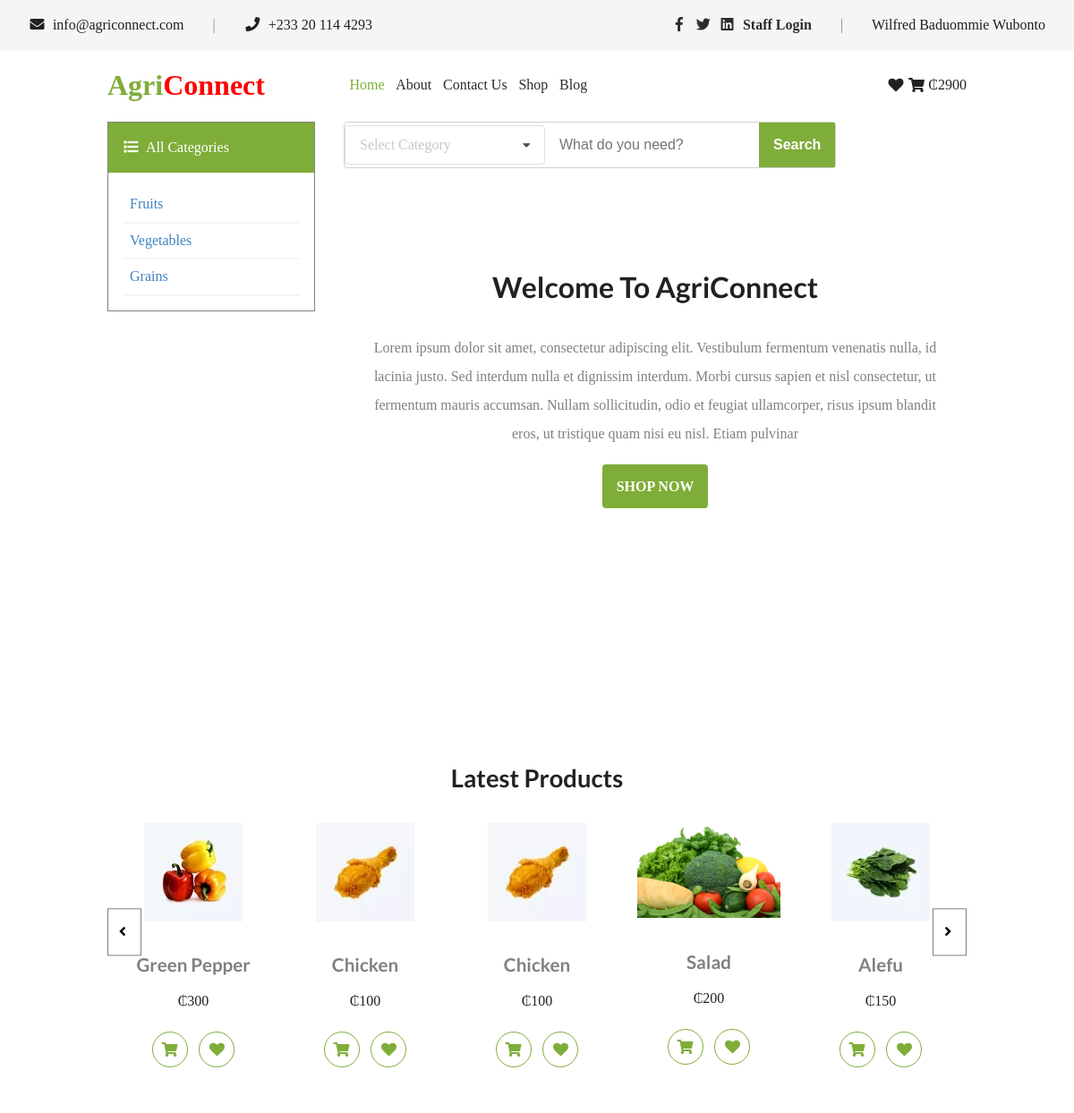
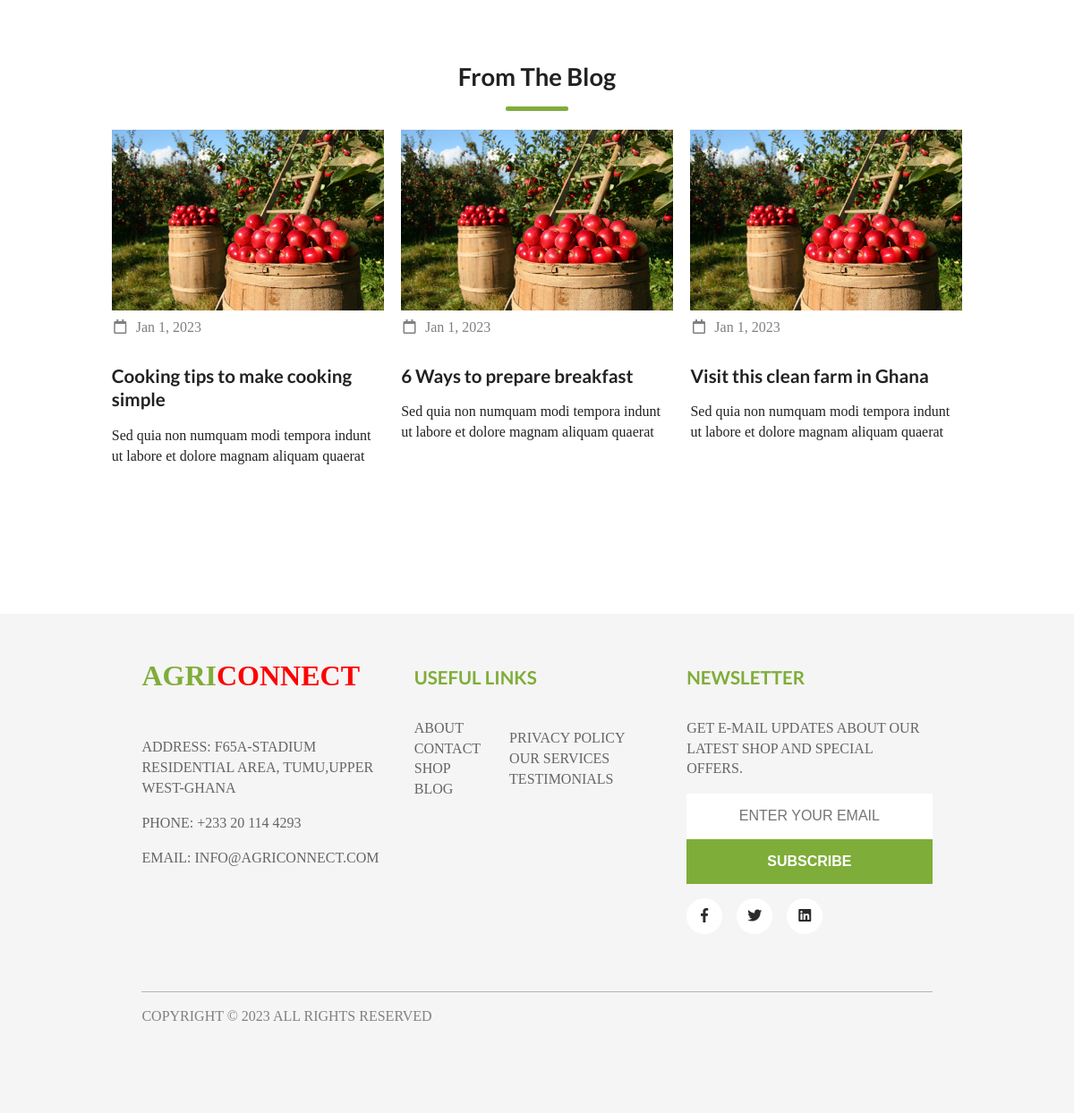
Page /index.php (signed in) on the committed database (2 pictures, top to bottom).
### tables this page shows
CREATE TABLE `users` (
  `id` int(11) NOT NULL,
  `full_name` text NOT NULL,
  `email_address` text NOT NULL,
  `pass_word` text NOT NULL,
  `city` text NOT NULL,
  `region` text NOT NULL,
  `phone_number` text NOT NULL,
  `dob` date NOT NULL,
  `sex` text NOT NULL,
  `photo` text NOT NULL,
  `country` text NOT NULL
);

CREATE TABLE `products` (
  `id` int(11) NOT NULL,
  `product_name` text NOT NULL,
  `product_description` text NOT NULL,
  `product_category` text NOT NULL,
  `unit_price` text NOT NULL,
  `product_image` text NOT NULL
);

### index.php (the view, shortened to what this page needs)
<?php
	include('includes/conn.php');
	if(isset($_SESSION['user_id'])){
		$user_id = $_SESSION['user_id'];
		$user_sql = "SELECT * FROM `users` WHERE `phone_number` = '$user_id' OR `email_address` = '$user_id'";
		$user_query = mysqli_query($conn, $user_sql);
		$user_data = mysqli_fetch_assoc($user_query);
	}
?>
<!DOCTYPE html>
<html lang="en">
<head>
    <link rel="stylesheet" href="https://cdnjs.cloudflare.com/ajax/libs/semantic-ui/2.4.1/semantic.min.css">
	<link rel="stylesheet" href="css/main.css">
	<link rel="stylesheet" href="css/homepage.css">
</head>
<body>
		<div class="wrapper">
			<div class="callout">
				<div class="contact-info">
					<span> <i class="envelope icon"></i> info@agriconnect.com </span>
					<span style="color: gray;"> | </span>
					<span> <i class="phone icon" class="dash-line"></i> +233 20 114 4293</span>
				</div>
				<div class="extras">
					<span>
						<a href="#"> <i class="facebook f icon"></i> </a>
						<a href="#"> <i class="twitter icon"></i> </a>
						<a href="#"> <i class="linkedin icon"></i> </a>
						<a href="admin/index.php" target="_blank">Staff Login </a>
					</span>
					<span style="color: gray;" class="dash-line"> | </span>
					<?php
						if(isset($_SESSION['user_id'])){
							echo "<span> ".$user_data['full_name']." </span>";
						}else{
							echo "<span>
								<a href='login.php' target='_blank'><i class='user icon'></i>
								User Login</a>
							</span>";
						}
					?>
				</div>
			</div>
			<main>
				<aside class="sidebar">
					<div class="brand"> <span style="color: var(--primary);">Agri</span><span style="color: red;">Connect</span> </div>
					<div class="menu">
						<header> <i class="list icon"></i> All Categories </header>
						<ul>
							<li><a href="under-construction.html"> Fruits </a></li>
							<li><a href="under-construction.html"> Vegetables </a></li>
							<li><a href="under-construction.html"> Grains </a></li>
						</ul>
					</div>
				</aside>
				<section>
					<nav class="navbar">
						<div class="navbar-links">
							<ul>
								<li> <a href="#" class="active"> Home </a></li>
								<li> <a href="about-us.php"> About </a></li>
								<li> <a href="under-construction.html"> Contact Us </a></li>
								<li> <a href="under-construction.html"> Shop </a></li>
								<li> <a href="under-construction.html"> Blog </a></li>
							</ul>
						</div>
						<?php
						if(isset($_SESSION['user_id'])){
							$cart_sql = "SELECT * FROM `cart` WHERE `user_id` = '$user_id'";
							$cart_query = mysqli_query($conn, $cart_sql);
							$cart_total = 0;
							while($cart_data = mysqli_fetch_assoc($cart_query)){
								$cart_total += $cart_data['amount'];
							}
							echo "<div class='cart-and-favourites' style='cursor: pointer;'>
							<span class='favourites'>
								<i class='heart icon'></i>
							</span>
							<span class='cart'>
								<i class='shopping cart icon'></i>
							</span>
							<span class='cart-amount'>
								&#8373;".$cart_total."
							</span>
						</div>";
						}
						?>
					</nav>
					<div class="search-container">
						<form class="search-form">
							<div class="ui form">
								<div class="field">
									<div class="ui selection dropdown">
										<i class="dropdown icon"></i>
										<div class="default text">Select Category</div>
									</div>
								</div>
							</div>
							<input type="search" placeholder="What do you need?" class="search-field"/>
							<input type="submit" value="Search" class="search-btn"/>
						</form>
					</div>
					<div class="banner"style="text-align: center; padding: 2rem;">
						<h1 align="center"> Welcome To AgriConnect </h1>
						<p style="color: gray; line-height: 2.0; margin: 2rem 0;"> Lorem ipsum dolor sit amet, consectetur adipiscing elit. Vestibulum fermentum venenatis nulla, id lacinia justo. Sed interdum nulla et dignissim interdum. Morbi cursus sapien et nisl consectetur, ut fermentum mauris accumsan. Nullam sollicitudin, odio et feugiat ullamcorper, risus ipsum blandit eros, ut tristique quam nisi eu nisl. Etiam pulvinar</p>
						<a href="#" class="btn"> SHOP NOW </a>
					</div>
				</section>
			</main>
					<div class="slideshow">
						<h2 align="center">Latest Products</h2>
					  <ul class="slides">
					  <?php
						$products_sql = "SELECT * FROM `products`";
						$products_query = mysqli_query($conn, $products_sql);
						if(mysqli_num_rows($products_query) >= 1){
							while($product = mysqli_fetch_assoc($products_query)){
								echo "
									<li class='slide-item'>
										<a href='product-details.php?product_id=".$product['id']."' target='_blank'><img src='uploads/products/".$product['product_image']."'/></a>
										<h3 style='color: gray;'> ".$product['product_name']." </h3>
										<span>&#8373;".$product['unit_price']."</span>
										<div class='item-buttons'>
											<button class='add-to-cart' value='".$product['id']."'> <i class='shopping cart icon'></i> </button>
											<button class='add-to-favourites' value='".$product['id']."'> <i class='heart icon'></i></button>
										</div>
									</li>
								";
							}
						}else{
							echo "No product has been uploaded yet.";
						}
					?>
					  </ul>
					  <div class="navigation">
						<button class="prev"><i class="angle left icon"></i></button>
						<button class="next"><i class="angle right icon"></i></button>
					  </div>
					</div>
					<div class="from-the-blog">
						<h2 align="center">From The Blog</h2>
						<div class="line"></div>
						<div class="blog-posts">
							<div class="post-card">
								<a href="#"><img src="img/img4.jpg" /></a>
								<p style="color:gray;"><i class="calendar outline icon"></i> Jan 1, 2023</p>
								<h3> Cooking tips to make cooking simple </h3>
								<p>Sed quia non numquam modi tempora indunt ut labore et dolore magnam aliquam quaerat </p>
							</div>
							<div class="post-card">
								<a href="#"><img src="img/img4.jpg" /></a>
								<p style="color:gray;"><i class="calendar outline icon"></i> Jan 1, 2023</p>
								<h3> 6 Ways to prepare breakfast </h3>
								<p>Sed quia non numquam modi tempora indunt ut labore et dolore magnam aliquam quaerat </p>
							</div>
							<div class="post-card">
								<a href="#"><img src="img/img4.jpg" /></a>
								<p style="color:gray;"><i class="calendar outline icon"></i> Jan 1, 2023</p>
								<h3> Visit this clean farm in Ghana </h3>
								<p>Sed quia non numquam modi tempora indunt ut labore et dolore magnam aliquam quaerat </p>
							</div>
						</div>
					</div>
					<footer>
						<div class="footer-links">
							<div class="address">
								<div class="brand"> <span style="color: var(--primary);">Agri</span><span style="color: red;">Connect</span> </div>
								<p>
									Address: F65A-Stadium Residential Area, Tumu,Upper West-Ghana
								</p>
								<p> Phone: +233 20 114 4293</p>
								<p> Email: info@agriconnect.com </p>
							</div>
							<div class="useful-links">
								<header><h3> Useful Links </h3></header>
								<div style="display: flex;align-items: center;">
									<ul>
										<li><a href="about-us.php"> About </a></li>
										<li><a href="under-construction.html"> Contact </a></li>
										<li><a href="under-construction.html"> Shop </a></li>
										<li><a href="under-construction.html"> Blog </a></li>
									</ul>
									<ul style="margin-left: 2rem;">
										<li><a href="under-construction.html"> Privacy Policy </a></li>
										<li><a href="under-construction.html"> Our Services </a></li>
										<li><a href="under-construction.html"> Testimonials </a></li>
									</ul>
								</div>
							</div>
							<div class="newsletter">
								<header><h3> Newsletter </h3></header>
								<p> Get E-mail updates about our latest shop and special offers. </p>
								<div class="newsletter-form">
									<form>
										<input type="email" placeholder="ENTER YOUR EMAIL" />
										<input type="submit" value="SUBSCRIBE" />
									</form>
								</div>
								<p class="social-media-handles">
									<span> <a href="#"> <i class="facebook f icon"></i> </a></span>
									<span><a href="#"> <i class="twitter icon"></i> </a></span>
									<span><a href="#"> <i class="linkedin icon"></i> </a></span>
								</p>
							</div>
						</div>
						<div class="copyright-info">
							Copyright ©  <?php echo date("Y");?> All rights reserved
						</div>
					</footer>
		</div>
</body>

### css/main.css (style rules this page uses)
body, html { font-family: tahoma; font-size: 16px; }
:root { --primary: #7FAD39; --second: #DC7E40; --shade: #F5F5F5; }
* { padding: 0; margin: 0; box-sizing: border-box; }
footer { font-size: 0.8rem; }

### rows in the picture
users: full_name "Wilfred Baduommie Wubonto"
products: product_image (picture), product_name "Green Pepper", unit_price "300", $product['id'] 1 (drawn)
products: product_image (picture), product_name "Chicken", unit_price "100", $product['id'] 2 (drawn)
products: product_image (picture), product_name "Chicken", unit_price "100", $product['id'] 3 (drawn)
products: product_image (picture), product_name "Salad", unit_price "200", $product['id'] 4 (drawn)
products: product_image (picture), product_name "Alefu", unit_price "150", $product['id'] 5 (drawn)

### other values in the picture
$cart_total "2900"
